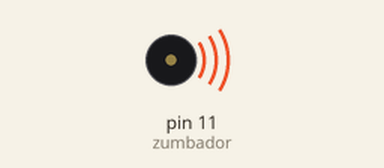
Simulated run of this sketch. Board: Arduino Uno, built with avr-gcc and run on an emulated ATmega328P. Parts: buzzer (waves = sounding).

Above: at 0.5 s.
At 3.2 s:
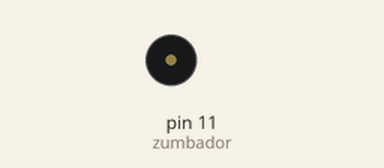
Timing chart, 0 to 4.6 s (numbered marks = the images above):
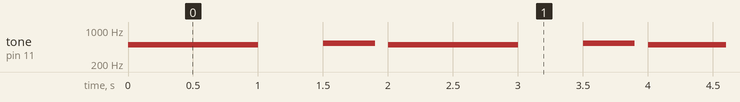

Measured:
- by itself, tone on pin 11 (zumbador): repeats every 2.0 s: silent 0.50 s, 530 Hz 0.40 s, silent 0.10 s, 500 Hz 1.0 s

The sketch:

Zumbador.ino
```cpp
int zumbador = 11;
void setup() {
  // put your setup code here, to run once:

}

void loop() {
  tone(zumbador, 500);
  delay(1000);

  noTone(zumbador);
  delay(500);

  tone(zumbador,530,400);
  delay(500);
}
```
